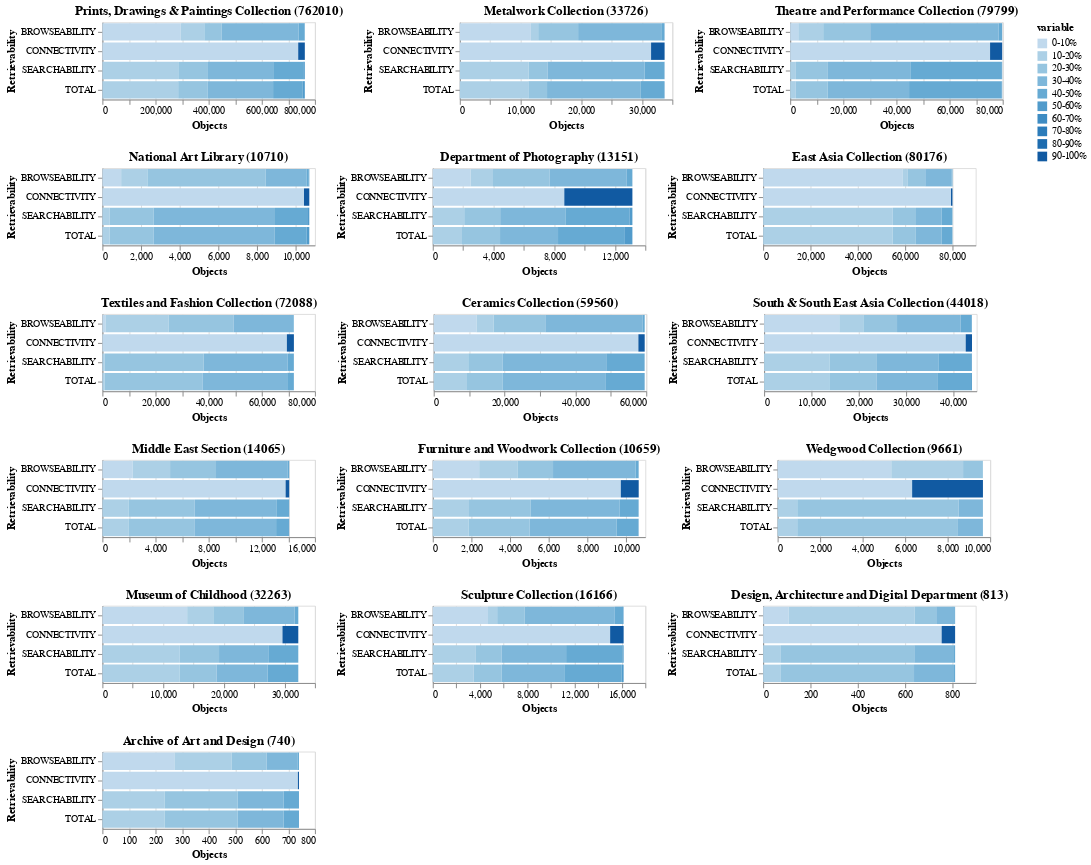

Notebook source saved alongside this figure:
### Code cell
import altair as alt

ranges = [0,0.1,0.2,0.3,0.4,0.5,0.6,0.7,0.8,0.9,1]
count =0

dept_col_counts = None
depts = tidied_df[' collectionCode'].unique()
charts = []
hcharts = []
for dept_code in depts:
  dept_rows_df = pd.DataFrame()
  dept_stats_df = tidied_df.loc[tidied_df[' collectionCode'] == dept_code]
  if(len(dept_stats_df) < 10):
    # Ignore EXH and other errartic departments
    continue
  # Now need to loop over each completeness coll in turn
  for column in dept_stats_df.columns[1:]:
    # Group into counts of percentages 0-10, 10-20, ... 90-100
    # dept_col_counts = dept_stats_df[column].value_counts(bins=10, sort=False)
    
    dept_col_counts = dept_stats_df[column].groupby(pd.cut(dept_stats_df[column], ranges, labels=["0-10%","10-20%","20-30%","30-40%","40-50%","50-60%","60-70%","70-80%","80-90%","90-100%"], include_lowest=True)).count()
    dept_col_counts.name = column
    dept_rows_df = dept_rows_df.append(dept_col_counts, ignore_index=False)
    
  dept_rows_df = dept_rows_df.rename_axis('Retrievability').rename_axis('Percentages', axis='columns')
    # TO handle converting from CategoricalIndex - may change https://github.com/pandas-dev/pandas/issues/19136
  dept_rows_df.columns = dept_rows_df.columns.tolist()
 #   print(dept_rows_df)
  dept_rows_df = dept_rows_df.reset_index()

  dept_rows_melt_df = dept_rows_df.melt(id_vars=['Retrievability'], var_name='Percentage', value_name='Objects' )
  
  chart = alt.Chart(dept_rows_melt_df).mark_bar().encode(
       x=alt.X('Objects:Q', axis=alt.Axis(title='Objects')),
       y='Retrievability:O',
        color='Percentage:O',
       tooltip=['Percentage', 'Objects']
    ).properties(width=220, title="%s (%d)" % (deptNames[dept_code], len(dept_stats_df)))
  charts.append(chart)
  if count > 0:
      hcharts.append(alt.hconcat(*charts))
      charts = []
      count = 0
  else:
      count += 1
        
hcharts.append(alt.hconcat(*charts))

alt.vconcat(*hcharts).configure_concat(spacing=20)
